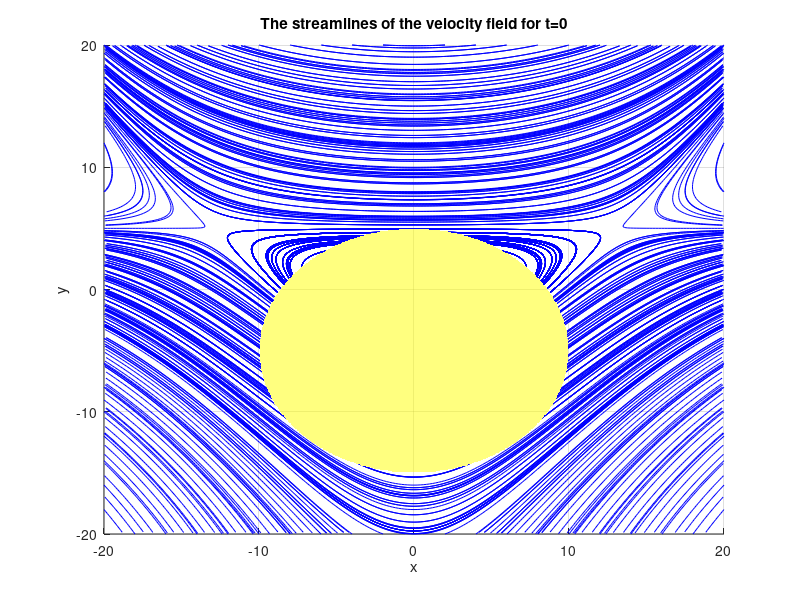

Write the MATLAB code that produced this figure.
alpha=-0.1;
figure()
r = -20:0.05:20;  %Okubo Weiss elliptic criterion for t=0
[x,y] = meshgrid(r,r);
condition=(y+15).*(y-5)+x.^2<0; % we have implemented directly 
%the condition that we have computed analytically. 
condition = double(condition); % convert to double for plotting
condition(condition == 0) = NaN;%set the 0s to NaN so they are not plotted
surf(x,y,condition,'FaceAlpha',0.5,'EdgeColor','none','FaceColor','y')
view(0,90)

hold on 

title('The streamlines of the velocity field for t=0') %This is an autonomous streamline
%function from matlab
xspan = -20:2:20; yspan = -20:2:20;
[x,y] = meshgrid(xspan,yspan);
startx=x;
starty=y;

u1=3*y+alpha*(x.^2-y.^2); % when plugging t=0 into u(x,t)
v=-x+alpha*(-2*x.*y);
streamline(x,y,u1,v,startx,starty,[0.1,1000])
hold on

u2=-3*y-alpha*(x.^2-y.^2);
v2=x-alpha*(-2*x.*y);
startx=-x;
starty=-y;
streamline(x,y,u2,v2,startx,starty,[0.1,1000])
hold on 

xlabel('x')
ylabel('y')
